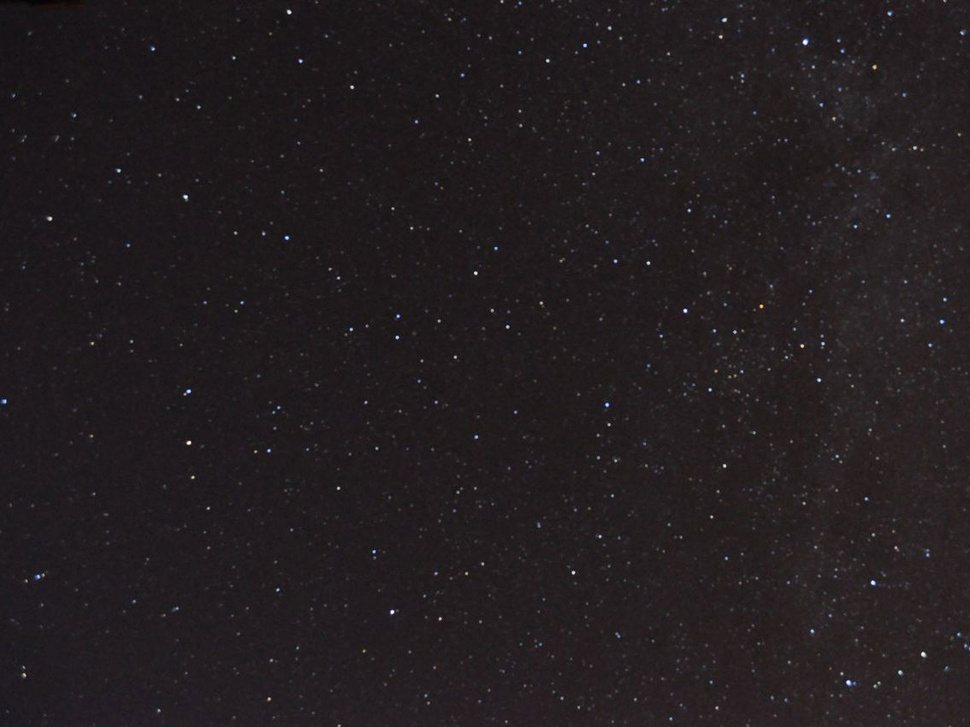
#> input picture star.jpg, 970 x 727 px, shrunk from 1134 x 850 before the run
$ jupyter execute --allow-errors starTracker.ipynb   (Python 2 division)   (older library calls are emulated)
#> lines starting #> are read from the running program, lines starting #| are printed output that depends on the picture
[cell 1]
from IPython.core.display import Image


#ret, thresh = cv2.threshold(gray,0,255,cv2.THRESH_BINARY_INV+cv2.THRESH_OTSU)
#plt.imshow(thresh,'gray')
import numpy as np
import cv2
from matplotlib import pyplot as plt

img = cv2.imread('star.jpg',0)
#> img: shape (727, 970); min 2, max 255, mean 31.6
img_spare = img
# Initiate FAST object with default values
fast = cv2.FastFeatureDetector()

# find and draw the keypoints
kp = fast.detect(img,None)
#> kp = 1864 keypoints; strongest (x, y, size): (189, 442, 7), (289, 12, 7), (685, 310, 7), (392, 611, 7)
img2 = cv2.drawKeypoints(img, kp, img_spare, color=(255,0,0))
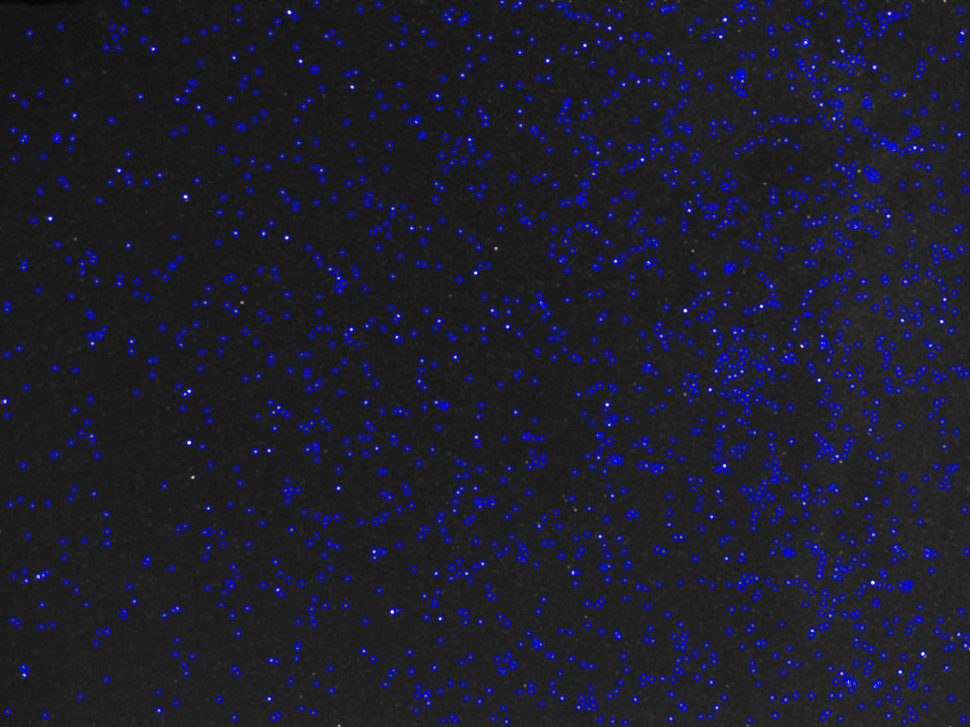
#> img2: shape (727, 970, 3); mean of channels 0, 1, 2 44.2, 29.6, 29.6; drawn as B, G, R
plt.imshow(img2)
#> (this line was passed over: IPython is not available in this run)
# Print all default params
#> (the rest of this cell did not finish here and is left out)

[cell 2]
cv2.imwrite('fast_true.png',img2)
thresh = 70
# Disable nonmaxSuppression
#> (the rest of this cell did not finish here and is left out)

[cell 3]
newkp = []
flag = False
for keypoint1 in kp:
    for keypoint2 in newkp:
        dist = ((keypoint1.pt[0]-keypoint2.pt[0])**2+(keypoint1.pt[1]-keypoint2.pt[1])**2)**0.5
        if dist < 10 and dist > 0:
            flag = True
            break
    if flag == False:
        newkp.append(keypoint1)
        #print "appended"
    flag = False
#> this loop made 1864 passes
#> keypoint1 on passes 1 to 3: keypoint at (125, 3), size 7, keypoint at (316, 3), size 7, keypoint at (502, 3), size 7
#> after the loop, newkp = 1296 keypoints; strongest (x, y, size): (189, 442, 7), (289, 12, 7), (685, 310, 7), (922, 653, 7)
#for keypoint in newkp:
    #print "x:" +str(keypoint.pt[0])+" y:"+str(keypoint.pt[1])

img4 = cv2.drawKeypoints(img, newkp, img_spare, color=(255,0,0))
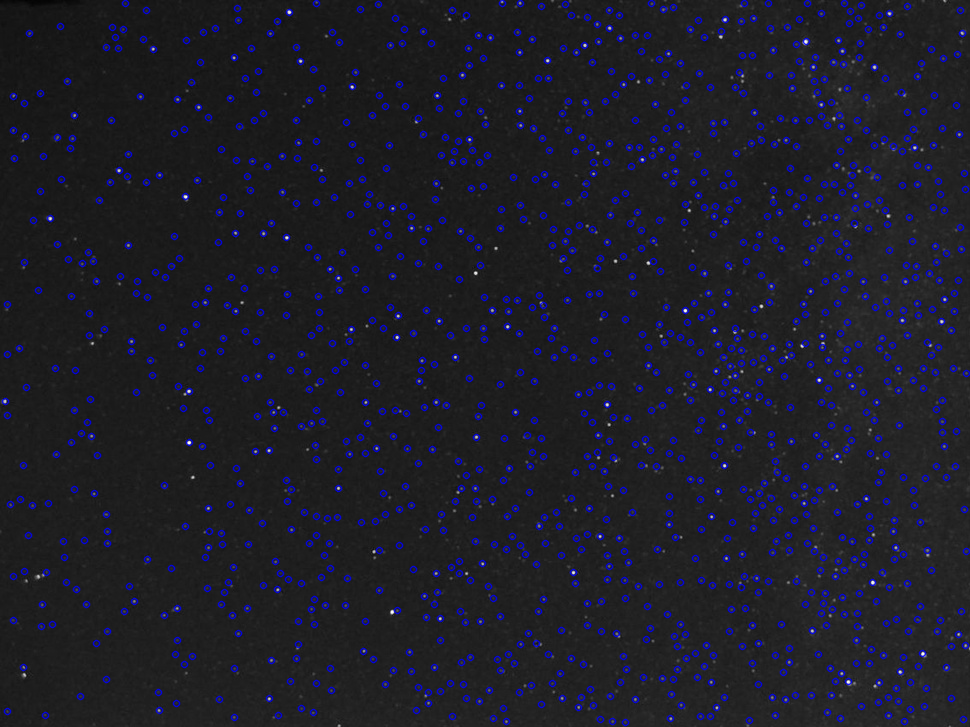
#> img4: shape (727, 970, 3); mean of channels 0, 1, 2 40.7, 30.2, 30.2; drawn as B, G, R
plt.figure(figsize=(12,12))
#> (this line was passed over: IPython is not available in this run)
plt.imshow(img4)
#> (this line was passed over: IPython is not available in this run)
print "Stars Detected:" + str(len(newkp))
#| Stars Detected:1296
